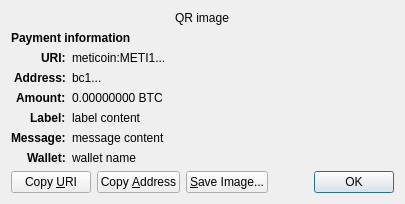
<?xml version="1.0" encoding="UTF-8"?>
<ui version="4.0">
 <class>ReceiveRequestDialog</class>
 <widget class="QDialog" name="ReceiveRequestDialog">
  <property name="geometry">
   <rect>
    <x>0</x>
    <y>0</y>
    <width>413</width>
    <height>229</height>
   </rect>
  </property>
  <property name="windowTitle">
   <string>Request payment to ...</string>
  </property>
  <layout class="QGridLayout" name="gridLayout" columnstretch="0,1">
   <property name="sizeConstraint">
    <enum>QLayout::SetFixedSize</enum>
   </property>
   <item row="0" column="0" colspan="2" alignment="Qt::AlignHCenter">
    <widget class="QRImageWidget" name="qr_code">
     <property name="text">
      <string notr="true">QR image</string>
     </property>
     <property name="textInteractionFlags">
      <set>Qt::NoTextInteraction</set>
     </property>
    </widget>
   </item>
   <item row="1" column="0" colspan="2">
    <widget class="QLabel" name="payment_header">
     <property name="font">
      <font>
       <weight>75</weight>
       <bold>true</bold>
      </font>
     </property>
     <property name="text">
      <string>Payment information</string>
     </property>
     <property name="textInteractionFlags">
      <set>Qt::NoTextInteraction</set>
     </property>
    </widget>
   </item>
   <item row="2" column="0" alignment="Qt::AlignRight|Qt::AlignTop">
    <widget class="QLabel" name="uri_tag">
     <property name="font">
      <font>
       <weight>75</weight>
       <bold>true</bold>
      </font>
     </property>
     <property name="text">
      <string notr="true">URI:</string>
     </property>
     <property name="textFormat">
      <enum>Qt::PlainText</enum>
     </property>
     <property name="textInteractionFlags">
      <set>Qt::NoTextInteraction</set>
     </property>
    </widget>
   </item>
   <item row="2" column="1" alignment="Qt::AlignTop">
    <widget class="QLabel" name="uri_content">
     <property name="text">
      <string notr="true">meticoin:METI1...</string>
     </property>
     <property name="textFormat">
      <enum>Qt::RichText</enum>
     </property>
     <property name="wordWrap">
      <bool>true</bool>
     </property>
     <property name="textInteractionFlags">
      <set>Qt::TextSelectableByMouse</set>
     </property>
    </widget>
   </item>
   <item row="3" column="0" alignment="Qt::AlignRight|Qt::AlignTop">
    <widget class="QLabel" name="address_tag">
     <property name="font">
      <font>
       <weight>75</weight>
       <bold>true</bold>
      </font>
     </property>
     <property name="text">
      <string>Address:</string>
     </property>
     <property name="textInteractionFlags">
      <set>Qt::NoTextInteraction</set>
     </property>
    </widget>
   </item>
   <item row="3" column="1" alignment="Qt::AlignTop">
    <widget class="QLabel" name="address_content">
     <property name="text">
      <string notr="true">bc1...</string>
     </property>
     <property name="textFormat">
      <enum>Qt::PlainText</enum>
     </property>
     <property name="textInteractionFlags">
      <set>Qt::TextSelectableByMouse</set>
     </property>
    </widget>
   </item>
   <item row="4" column="0" alignment="Qt::AlignRight|Qt::AlignTop">
    <widget class="QLabel" name="amount_tag">
     <property name="font">
      <font>
       <weight>75</weight>
       <bold>true</bold>
      </font>
     </property>
     <property name="text">
      <string>Amount:</string>
     </property>
     <property name="textInteractionFlags">
      <set>Qt::NoTextInteraction</set>
     </property>
    </widget>
   </item>
   <item row="4" column="1" alignment="Qt::AlignTop">
    <widget class="QLabel" name="amount_content">
     <property name="text">
      <string notr="true">0.00000000 BTC</string>
     </property>
     <property name="textFormat">
      <enum>Qt::PlainText</enum>
     </property>
     <property name="textInteractionFlags">
      <set>Qt::TextSelectableByMouse</set>
     </property>
    </widget>
   </item>
   <item row="5" column="0" alignment="Qt::AlignRight|Qt::AlignTop">
    <widget class="QLabel" name="label_tag">
     <property name="font">
      <font>
       <weight>75</weight>
       <bold>true</bold>
      </font>
     </property>
     <property name="text">
      <string>Label:</string>
     </property>
     <property name="textInteractionFlags">
      <set>Qt::NoTextInteraction</set>
     </property>
    </widget>
   </item>
   <item row="5" column="1" alignment="Qt::AlignTop">
    <widget class="QLabel" name="label_content">
     <property name="text">
      <string notr="true">label content</string>
     </property>
     <property name="textFormat">
      <enum>Qt::PlainText</enum>
     </property>
     <property name="wordWrap">
      <bool>true</bool>
     </property>
     <property name="textInteractionFlags">
      <set>Qt::TextSelectableByMouse</set>
     </property>
    </widget>
   </item>
   <item row="6" column="0" alignment="Qt::AlignRight|Qt::AlignTop">
    <widget class="QLabel" name="message_tag">
     <property name="font">
      <font>
       <weight>75</weight>
       <bold>true</bold>
      </font>
     </property>
     <property name="text">
      <string>Message:</string>
     </property>
     <property name="textInteractionFlags">
      <set>Qt::NoTextInteraction</set>
     </property>
    </widget>
   </item>
   <item row="6" column="1" alignment="Qt::AlignTop">
    <widget class="QLabel" name="message_content">
     <property name="text">
      <string notr="true">message content</string>
     </property>
     <property name="textFormat">
      <enum>Qt::PlainText</enum>
     </property>
     <property name="wordWrap">
      <bool>true</bool>
     </property>
     <property name="textInteractionFlags">
      <set>Qt::TextSelectableByMouse</set>
     </property>
    </widget>
   </item>
   <item row="7" column="0" alignment="Qt::AlignRight|Qt::AlignTop">
    <widget class="QLabel" name="wallet_tag">
     <property name="font">
      <font>
       <weight>75</weight>
       <bold>true</bold>
      </font>
     </property>
     <property name="text">
      <string>Wallet:</string>
     </property>
     <property name="textInteractionFlags">
      <set>Qt::NoTextInteraction</set>
     </property>
    </widget>
   </item>
   <item row="7" column="1" alignment="Qt::AlignTop">
    <widget class="QLabel" name="wallet_content">
     <property name="text">
      <string notr="true">wallet name</string>
     </property>
     <property name="textFormat">
      <enum>Qt::PlainText</enum>
     </property>
     <property name="wordWrap">
      <bool>true</bool>
     </property>
     <property name="textInteractionFlags">
      <set>Qt::TextSelectableByMouse</set>
     </property>
    </widget>
   </item>
   <item row="8" column="0" colspan="2">
    <layout class="QHBoxLayout" name="horizontalLayout">
     <item>
      <widget class="QPushButton" name="btnCopyURI">
       <property name="text">
        <string>Copy &amp;URI</string>
       </property>
       <property name="autoDefault">
        <bool>false</bool>
       </property>
      </widget>
     </item>
     <item>
      <widget class="QPushButton" name="btnCopyAddress">
       <property name="text">
        <string>Copy &amp;Address</string>
       </property>
       <property name="autoDefault">
        <bool>false</bool>
       </property>
      </widget>
     </item>
     <item>
      <widget class="QPushButton" name="btnSaveAs">
       <property name="text">
        <string>&amp;Save Image...</string>
       </property>
       <property name="autoDefault">
        <bool>false</bool>
       </property>
      </widget>
     </item>
     <item>
      <spacer name="horizontalSpacer_2">
       <property name="orientation">
        <enum>Qt::Horizontal</enum>
       </property>
       <property name="sizeHint" stdset="0">
        <size>
         <width>40</width>
         <height>20</height>
        </size>
       </property>
      </spacer>
     </item>
     <item>
      <widget class="QDialogButtonBox" name="buttonBox">
       <property name="focusPolicy">
        <enum>Qt::StrongFocus</enum>
       </property>
       <property name="standardButtons">
        <set>QDialogButtonBox::Ok</set>
       </property>
      </widget>
     </item>
    </layout>
   </item>
  </layout>
 </widget>
 <customwidgets>
  <customwidget>
   <class>QRImageWidget</class>
   <extends>QLabel</extends>
   <header>qt/qrimagewidget.h</header>
  </customwidget>
 </customwidgets>
 <tabstops>
  <tabstop>buttonBox</tabstop>
  <tabstop>btnCopyURI</tabstop>
  <tabstop>btnCopyAddress</tabstop>
  <tabstop>btnSaveAs</tabstop>
 </tabstops>
 <resources/>
 <connections>
  <connection>
   <sender>buttonBox</sender>
   <signal>accepted()</signal>
   <receiver>ReceiveRequestDialog</receiver>
   <slot>accept()</slot>
   <hints>
    <hint type="sourcelabel">
     <x>135</x>
     <y>230</y>
    </hint>
    <hint type="destinationlabel">
     <x>135</x>
     <y>126</y>
    </hint>
   </hints>
  </connection>
 </connections>
</ui>
